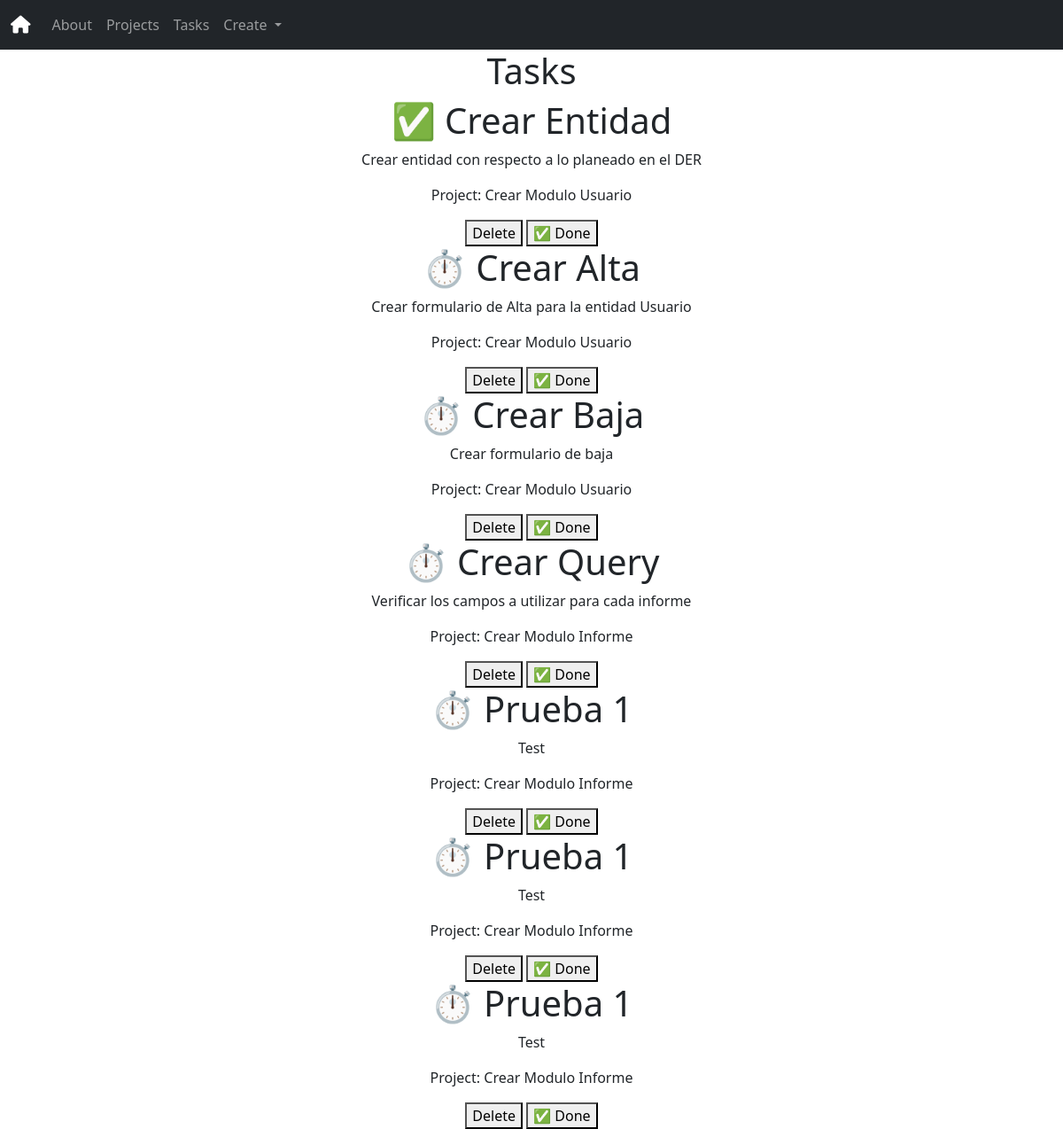
The page /tasks on the database its author committed.
### myapp/models.py (models this page shows, shortened)
class Task(models.Model):
    title = models.CharField(max_length=200)
    description = models.TextField()
    project = models.ForeignKey(Project, on_delete=models.CASCADE)
    done = models.BooleanField(default=False)

class Project(models.Model):
    name = models.CharField(max_length=200)

### myapp/views.py (the view)
# urls.py: path('tasks', views.tasks, name="tasks"),
def tasks(request):
    tasks = Task.objects.all()
    return render(request, "tasks/tasks.html", {
        'tasks': tasks
    })

### myapp/templates/tasks/tasks.html
{% extends 'layouts/base.html' %}
{% block content %}
<h1>Tasks</h1>
{% for task in tasks %}
<div>
    <h1>{% if task.done == False %} ⏱ {% else %} ✅ {% endif %}  {{task.title}} </h1>
    <p>{{task.description}}</p>
    <p>Project: {{task.project.name}}</p>
    <button>
        Delete
    </button>
    <button>
        ✅ Done
    </button>
</div>
{% endfor %}
{% endblock %}

### myapp/templates/layouts/base.html (shortened to what this page needs)
{% load bootstrap5 %}
{% load static %}
<!DOCTYPE html>
<html lang="en">
<head>
    {% bootstrap_css %}
    <link href="{% static 'fontawesome/css/all.min.css' %}" rel="stylesheet">
</head>
<body>
    <nav class="navbar navbar-expand-lg navbar-dark bg-dark">
        <div class="container-fluid">
            <a class="navbar-brand" href="{% url 'index' %}"><i class="fa fa-home" aria-hidden="true"></i></a>
            <div class="collapse navbar-collapse" id="navbarSupportedContent">
                <ul class="navbar-nav me-auto mb-2 mb-lg-0">
                    <li class="nav-item">
                        <a class="nav-link" aria-current="page" href="{% url 'about' %}"">About</a>
                    </li>
                    <li class="nav-item">
                        <a class="nav-link" href="{% url 'projects' %}">Projects</a>
                    </li>
                    <li class="nav-item">
                        <a class="nav-link" aria-current="page" href="{% url 'tasks' %}"">Tasks</a>
                    </li>
                    <li class="nav-item dropdown">
                        <a class="nav-link dropdown-toggle" href="#" id="navbarDropdown" role="button" data-bs-toggle="dropdown" aria-expanded="false">
                            Create
                        </a>
                    </li>
                </ul>
            </div>
        </div>
    </nav>
    <main class="container text-center">
        {% block content %}
        {% endblock %}
    </main>
</body>
</html>

### rows shown on the page
Task: title "Crear Entidad", description "Crear entidad con respecto a lo planeado en el DER", project.name "Crear Modulo Usuario"
Task: title "Crear Alta", description "Crear formulario de Alta para la entidad Usuario", project.name "Crear Modulo Usuario"
Task: title "Crear Baja", description "Crear formulario de baja", project.name "Crear Modulo Usuario"
Task: title "Crear Query", description "Verificar los campos a utilizar para cada informe", project.name "Crear Modulo Informe"
Task: title "Prueba 1", description "Test", project.name "Crear Modulo Informe"
Task: title "Prueba 1", description "Test", project.name "Crear Modulo Informe"
Task: title "Prueba 1", description "Test", project.name "Crear Modulo Informe"
